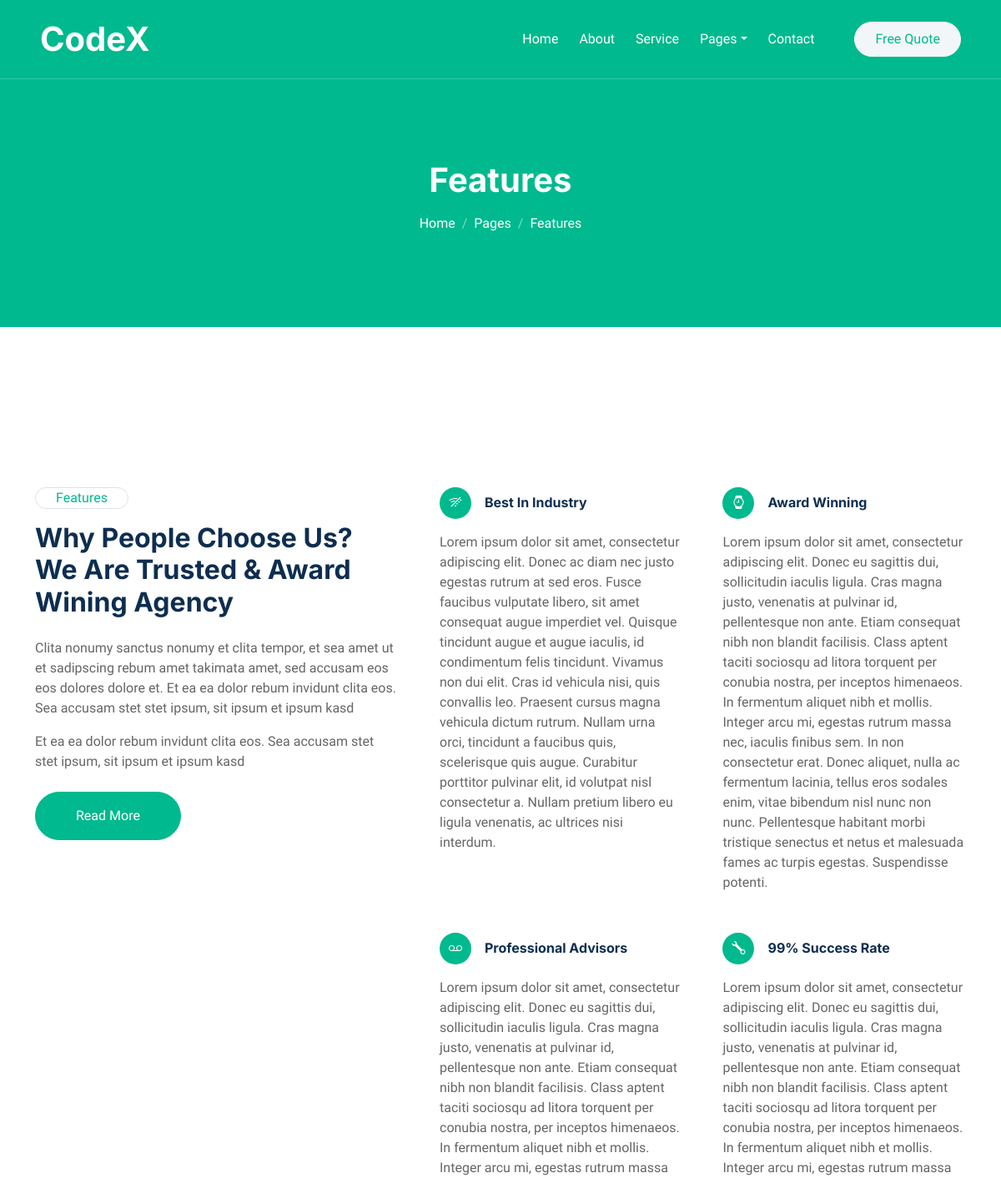
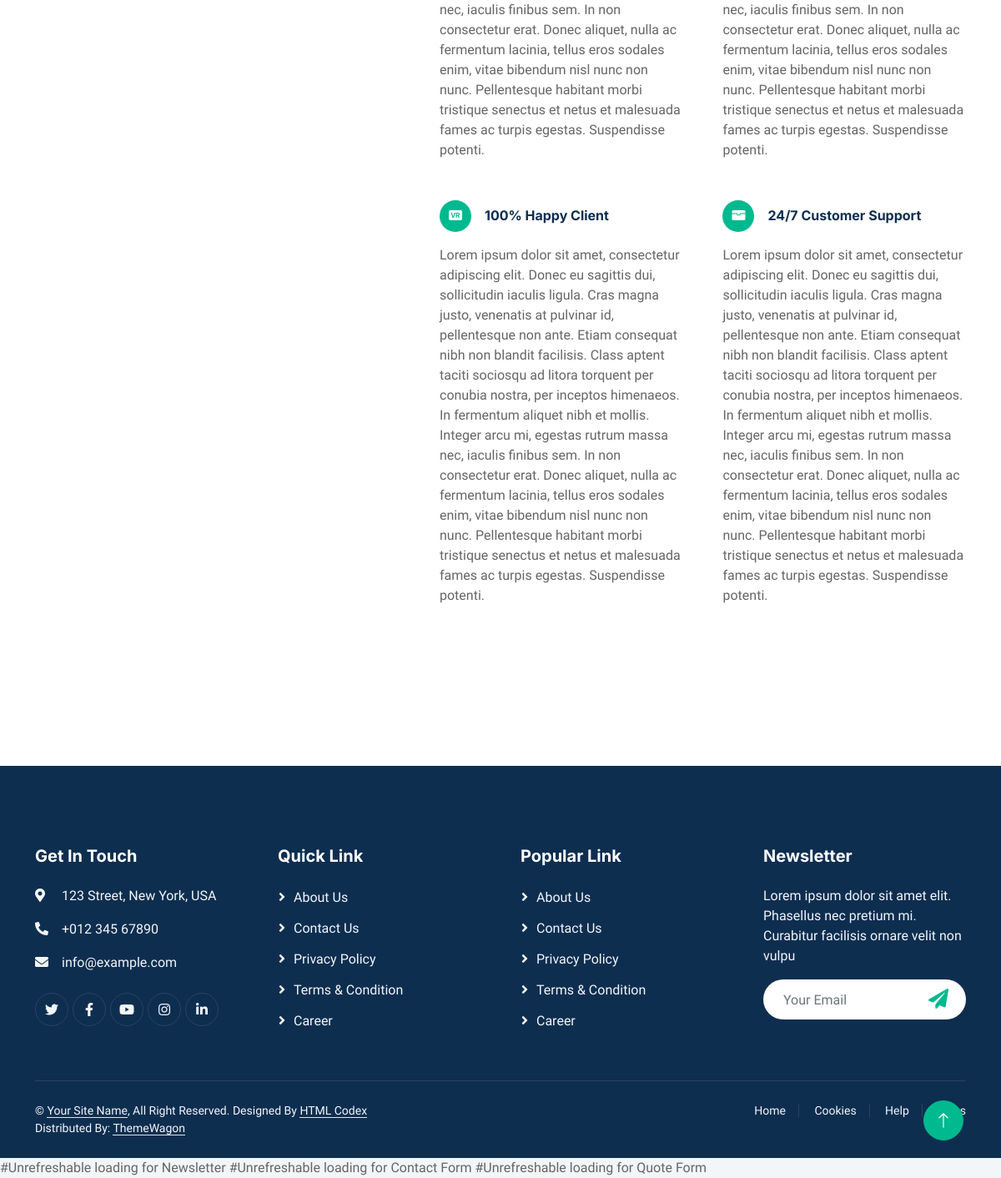
The page /feature on the database its author committed (2 pictures, top to bottom).
### Site/models.py (models this page shows)
class Site_Info(models.Model):
    section_testimonial_title = models.CharField(max_length=255)
    section_banner_title = models.CharField(max_length=255)
    section_about_title = models.CharField(max_length=255)
    section_features_title = models.CharField(max_length=255)
    section_team_title = models.CharField(max_length=255)
    section_service_title = models.CharField(max_length=255)
    section_started_title = models.CharField(max_length=255)
    site_logo = models.CharField(max_length=255)

class Features_Details(models.Model):
    title = models.CharField(max_length=255)
    description = models.TextField()
    img = models.CharField(max_length=255)

### Service/models.py (models this page shows)
class Footer(models.Model):
    title = models.CharField(max_length=255)
    phone = models.CharField(max_length=30)
    address = models.CharField(max_length=255)
    email = models.EmailField(max_length=254)
    fb_link = models.URLField()
    youtude_link = models.URLField()
    twitter_link = models.URLField()
    insta_link = models.URLField()
    linked_link = models.URLField()

### Site/views.py (the view)
# urls.py: path('feature', feature , name='feature'),
def feature(request):
    features_details = Features_Details.objects.all()
    section = Site_Info.objects.first()
    return render(request, 'pages/feature.html', locals())

### Site/context_processor.py (called while the page is built)
def Footer_details(request):
    footer = Footer.objects.all()
    return{
        'footer': footer
    }

### templates/pages/feature.html
{% extends 'base/base.html' %}
{% load static %}
{% block 'content' %}
            <div class="container-xxl bg-primary page-header">
                <div class="container text-center">
                    <h1 class="text-white animated zoomIn mb-3">Features</h1>
                    <nav aria-label="breadcrumb">
                        <ol class="breadcrumb justify-content-center">
                            <li class="breadcrumb-item"><a class="text-white" href="#">Home</a></li>
                            <li class="breadcrumb-item"><a class="text-white" href="#">Pages</a></li>
                            <li class="breadcrumb-item text-white active" aria-current="page">Features</li>
                        </ol>
                    </nav>
                </div>
            </div>
        </div>
        <div class="container-xxl py-6">
            <div class="container">
                <div class="row g-5">
                    <div class="col-lg-5 wow fadeInUp" data-wow-delay="0.1s">
                        <div class="d-inline-block border rounded-pill text-primary px-4 mb-3">Features</div>
                        <h2 class="mb-4">{{ section.section_features_title }}</h2>
                        <p>Clita nonumy sanctus nonumy et clita tempor, et sea amet ut et sadipscing rebum amet takimata amet, sed accusam eos eos dolores dolore et. Et ea ea dolor rebum invidunt clita eos. Sea accusam stet stet ipsum, sit ipsum et ipsum kasd</p>
                        <p>Et ea ea dolor rebum invidunt clita eos. Sea accusam stet stet ipsum, sit ipsum et ipsum kasd</p>
                        <a class="btn btn-primary rounded-pill py-3 px-5 mt-2" href="">Read More</a>
                    </div>
                    <div class="col-lg-7">
                        <div class="row g-5">
                            {% for features_details in features_details  %}
                                <div class="col-sm-6 wow fadeIn" data-wow-delay="0.1s">
                                    <div class="d-flex align-items-center mb-3">
                                        <div class="flex-shrink-0 btn-square bg-primary rounded-circle me-3">
                                            <i class="{{features_details.img}} text-white"></i>
                                        </div>
                                        <h6 class="mb-0">{{ features_details.title }}</h6>
                                    </div>
                                    <span>{{ features_details.description }}</span>
                                </div>
                            {% endfor %}
                        </div>
                    </div>
                </div>
            </div>
        </div>
{% endblock 'content' %}

### templates/base/base.html (shortened to what this page needs)
{% load static %}
<!DOCTYPE html>
<html lang="en">
<head>
    <link href="https://cdnjs.cloudflare.com/ajax/libs/font-awesome/5.10.0/css/all.min.css" rel="stylesheet">
    <link href="https://cdn.jsdelivr.net/npm/bootstrap-icons@1.4.1/font/bootstrap-icons.css" rel="stylesheet">
    <link href=" {% static 'assets/lib/animate/animate.min.css' %}" rel="stylesheet">
    <link href="{% static 'assets/lib/owlcarousel/assets/owl.carousel.min.css' %}" rel="stylesheet">
    <link href="{% static 'assets/css/bootstrap.min.css' %}" rel="stylesheet">
    <link href="{% static 'assets/css/style.css' %}" rel="stylesheet">
    <link rel="stylesheet" type="text/css" href="//unpkg.com/swagger-ui-dist@3/swagger-ui.css" />
</head>
<body>
    <div class="container-xxl bg-white p-0">
        <div class="container-xxl position-relative p-0">
            <nav class="navbar navbar-expand-lg navbar-light px-4 px-lg-5 py-3 py-lg-0">
                <a href="{% url 'index' %}" class="navbar-brand p-0">
                    <h1 class="m-0">{{section.site_logo}}</h1>
                </a>
                <div class="collapse navbar-collapse" id="navbarCollapse">
                    <div class="navbar-nav ms-auto py-0">
                        <a href="{% url 'index' %}" class="nav-item nav-link {% if request.path == '/' %} active {% endif %}">Home</a>
                        <a href="{% url 'about' %}" class="nav-item nav-link {% if request.path == '/about' %} active {% endif %}">About</a>
                        <a href="{% url 'service' %} " class="nav-item nav-link {% if request.path == '/service' %} active {% endif %}">Service</a>
                        <div class="nav-item dropdown">
                            <a href="#" class="nav-link dropdown-toggle" data-bs-toggle="dropdown">Pages</a>
                        </div>
                        <a href=" {% url 'contact' %}" class="nav-item nav-link {% if request.path == '/contact' %} active {% endif %}">Contact</a>
                    </div>
                    <a href="" class="btn btn-light rounded-pill text-primary py-2 px-4 ms-lg-5">Free Quote</a>
                </div>
            </nav>
    {% block 'content' %}
    {% endblock 'content' %}
        <div class="container-fluid bg-dark text-light footer pt-5 wow fadeIn" data-wow-delay="0.1s" style="margin-top: 6rem;">
            <div class="container py-5">
                <div class="row g-5">
                    {% for item in footer %}
                    <div class="col-md-6 col-lg-3">
                            <h5 class="text-white mb-4">{{ item.title }}</h5>
                            <p><i class="fa fa-map-marker-alt me-3"></i> {{ item.address }}</p>
                            <p><i class="fa fa-phone-alt me-3"></i>{{ item.phone }}</p>
                            <p><i class="fa fa-envelope me-3"></i>{{ item.email }}</p>
                            <div class="d-flex pt-2">
                                <a class="btn btn-outline-light btn-social" href="{{item.twitter_link}}"><i class="fab fa-twitter"></i></a>
                                <a class="btn btn-outline-light btn-social" href="{{item.fb_link}}"><i class="fab fa-facebook-f"></i></a>
                                <a class="btn btn-outline-light btn-social" href="{{item.youtude_link}}"><i class="fab fa-youtube"></i></a>
                                <a class="btn btn-outline-light btn-social" href="{{item.insta_link}}"><i class="fab fa-instagram"></i></a>
                                <a class="btn btn-outline-light btn-social" href="{{item.linked_link}}"><i class="fab fa-linkedin-in"></i></a>
                            </div>
                        </div>
                    {% endfor %}
                    <div class="col-md-6 col-lg-3">
                        <h5 class="text-white mb-4">Quick Link</h5>
                        <a class="btn btn-link" href="">About Us</a>
                        <a class="btn btn-link" href="">Contact Us</a>
                        <a class="btn btn-link" href="">Privacy Policy</a>
                        <a class="btn btn-link" href="">Terms & Condition</a>
                        <a class="btn btn-link" href="">Career</a>
                    </div>
                    <div class="col-md-6 col-lg-3">
                        <h5 class="text-white mb-4">Popular Link</h5>
                        <a class="btn btn-link" href="">About Us</a>
                        <a class="btn btn-link" href="">Contact Us</a>
                        <a class="btn btn-link" href="">Privacy Policy</a>
                        <a class="btn btn-link" href="">Terms & Condition</a>
                        <a class="btn btn-link" href="">Career</a>
                    </div>
                    <div class="col-md-6 col-lg-3">
                        <h5 class="text-white mb-4">Newsletter</h5>
                        <p>Lorem ipsum dolor sit amet elit. Phasellus nec pretium mi. Curabitur facilisis ornare velit non vulpu</p>
                        <div class="position-relative w-100 mt-3">
                            <input class="form-control border-0 rounded-pill w-100 ps-4 pe-5" type="text" placeholder="Your Email" style="height: 48px;">
                            <button type="button" class="btn shadow-none position-absolute top-0 end-0 mt-1 me-2"><i class="fa fa-paper-plane text-primary fs-4"></i></button>
                        </div>
                    </div>
                </div>
            </div>
            <div class="container">
                <div class="copyright">
                    <div class="row">
                        <div class="col-md-6 text-center text-md-start mb-3 mb-md-0">
                            &copy; <a class="border-bottom" href="#">Your Site Name</a>, All Right Reserved.
							Designed By <a class="border-bottom" href="https://htmlcodex.com">HTML Codex</a>
                            <br>Distributed By: <a class="border-bottom" href="https://themewagon.com" target="_blank">ThemeWagon</a>
                        </div>
                        <div class="col-md-6 text-center text-md-end">
                            <div class="footer-menu">
                                <a href="">Home</a>
                                <a href="">Cookies</a>
                                <a href="">Help</a>
                                <a href="">FQAs</a>
                            </div>
                        </div>
                    </div>
                </div>
            </div>
        </div>
        <a href="#" class="btn btn-lg btn-primary btn-lg-square back-to-top"><i class="bi bi-arrow-up"></i></a>
    </div>
    #Unrefreshable loading for Newsletter
#Unrefreshable loading for Contact Form
#Unrefreshable loading for Quote Form
</body>
</html>

### static/assets/css/style.css (style rules this page uses)
:root { --primary: #00B98E; --light: #F3F6F8; --dark: #0E2E50; }
.back-to-top { position: fixed; display: none; right: 45px; bottom: 45px; z-index: 99; }
.py-6 { padding-top: 6rem; padding-bottom: 6rem; }
.btn { font-weight: 500; transition: .5s; }
.btn.btn-primary, .btn.btn-outline-primary:hover { color: #FFFFFF; }
.btn-square { width: 38px; height: 38px; }
.btn-lg-square { width: 48px; height: 48px; }
.btn-square, .btn-sm-square, .btn-lg-square { padding: 0; display: flex; align-items: center; justify-content: center; font-weight: normal; border-radius: 50px; }
.navbar .navbar-nav .nav-link { position: relative; margin-left: 25px; padding: 35px 0; color: #FFFFFF; font-weight: 500; outline: none; transition: .5s; }
.navbar .navbar-brand h1 { color: #FFFFFF; }
@media (min-width: 992px) { .navbar { position: absolute; width: 100%; top: 0; left: 0; border-bottom: 1px solid rgba(256, 256, 256, .2); z-index: 999; } }
@media (min-width: 992px) { .navbar .navbar-nav .nav-link::before { position: absolute; content: ""; width: 100%; height: 2px; bottom: 10px; left: 0; background: #FFFFFF; opacity: 0; transition: .5s; } }
.page-header { margin-bottom: 6rem; padding: 12rem 0 6rem 0; }
.page-header .breadcrumb-item+.breadcrumb-item::before { color: rgba(256, 256, 256, .5); }
.footer .btn.btn-social { margin-right: 5px; width: 40px; height: 40px; display: flex; align-items: center; justify-content: center; color: var(--light); border: 1px solid rgba(256, 256, 256, .1); border-radius: 40px; transition: .3s; }
.footer .btn.btn-link { display: block; margin-bottom: 10px; padding: 0; text-align: left; color: var(--light); font-weight: normal; transition: .3s; }
.footer .btn.btn-link::before { position: relative; content: "\f105"; font-family: "Font Awesome 5 Free"; font-weight: 900; margin-right: 10px; }
.footer .copyright { padding: 25px 0; font-size: 14px; border-top: 1px solid rgba(256, 256, 256, .1); }
.footer .copyright a { color: var(--light); }
.footer .footer-menu a { margin-right: 15px; padding-right: 15px; border-right: 1px solid rgba(255, 255, 255, .1); }
.footer .footer-menu a:last-child { margin-right: 0; padding-right: 0; border-right: none; }

### rows shown on the page
Site_Info: site_logo "CodeX", section_features_title "Why People Choose Us? We Are Trusted & Award Wining Agency"
Features_Details: title "Best In Industry", description "Lorem ipsum dolor sit amet, consectetur adipiscing elit. Donec ac diam nec justo egestas rutrum at sed eros. Fusce faucibus vulputate libero, sit amet consequat augue imperdiet vel. Quisque tincidunt augue et augue iaculis, id condimentum felis tincidunt. Vivamus non dui elit. Cras id vehicula nisi, quis convallis leo. Praesent cursus magna vehicula dictum rutrum. Nullam urna orci, tincidunt a faucibus quis, scelerisque quis augue. Curabitur porttitor pulvinar elit, id volutpat nisl consectetur a. Nullam pretium libero eu ligula venenatis, ac ultrices nisi interdum."
Features_Details: title "Award Winning", description "Lorem ipsum dolor sit amet, consectetur adipiscing elit. Donec eu sagittis dui, sollicitudin iaculis ligula. Cras magna justo, venenatis at pulvinar id, pellentesque non ante. Etiam consequat nibh non blandit facilisis. Class aptent taciti sociosqu ad litora torquent per conubia nostra, per inceptos himenaeos. In fermentum aliquet nibh et mollis. Integer arcu mi, egestas rutrum massa nec, iaculis finibus sem. In non consectetur erat. Donec aliquet, nulla ac fermentum lacinia, tellus eros sodales enim, vitae bibendum nisl nunc non nunc. Pellentesque habitant morbi tristique senectus et netus et malesuada fames ac turpis egestas. Suspendisse potenti."
Features_Details: title "Professional Advisors", description "Lorem ipsum dolor sit amet, consectetur adipiscing elit. Donec eu sagittis dui, sollicitudin iaculis ligula. Cras magna justo, venenatis at pulvinar id, pellentesque non ante. Etiam consequat nibh non blandit facilisis. Class aptent taciti sociosqu ad litora torquent per conubia nostra, per inceptos himenaeos. In fermentum aliquet nibh et mollis. Integer arcu mi, egestas rutrum massa nec, iaculis finibus sem. In non consectetur erat. Donec aliquet, nulla ac fermentum lacinia, tellus eros sodales enim, vitae bibendum nisl nunc non nunc. Pellentesque habitant morbi tristique senectus et netus et malesuada fames ac turpis egestas. Suspendisse potenti."
Features_Details: title "99% Success Rate", description "Lorem ipsum dolor sit amet, consectetur adipiscing elit. Donec eu sagittis dui, sollicitudin iaculis ligula. Cras magna justo, venenatis at pulvinar id, pellentesque non ante. Etiam consequat nibh non blandit facilisis. Class aptent taciti sociosqu ad litora torquent per conubia nostra, per inceptos himenaeos. In fermentum aliquet nibh et mollis. Integer arcu mi, egestas rutrum massa nec, iaculis finibus sem. In non consectetur erat. Donec aliquet, nulla ac fermentum lacinia, tellus eros sodales enim, vitae bibendum nisl nunc non nunc. Pellentesque habitant morbi tristique senectus et netus et malesuada fames ac turpis egestas. Suspendisse potenti."
Features_Details: title "100% Happy Client", description "Lorem ipsum dolor sit amet, consectetur adipiscing elit. Donec eu sagittis dui, sollicitudin iaculis ligula. Cras magna justo, venenatis at pulvinar id, pellentesque non ante. Etiam consequat nibh non blandit facilisis. Class aptent taciti sociosqu ad litora torquent per conubia nostra, per inceptos himenaeos. In fermentum aliquet nibh et mollis. Integer arcu mi, egestas rutrum massa nec, iaculis finibus sem. In non consectetur erat. Donec aliquet, nulla ac fermentum lacinia, tellus eros sodales enim, vitae bibendum nisl nunc non nunc. Pellentesque habitant morbi tristique senectus et netus et malesuada fames ac turpis egestas. Suspendisse potenti."
Features_Details: title "24/7 Customer Support", description "Lorem ipsum dolor sit amet, consectetur adipiscing elit. Donec eu sagittis dui, sollicitudin iaculis ligula. Cras magna justo, venenatis at pulvinar id, pellentesque non ante. Etiam consequat nibh non blandit facilisis. Class aptent taciti sociosqu ad litora torquent per conubia nostra, per inceptos himenaeos. In fermentum aliquet nibh et mollis. Integer arcu mi, egestas rutrum massa nec, iaculis finibus sem. In non consectetur erat. Donec aliquet, nulla ac fermentum lacinia, tellus eros sodales enim, vitae bibendum nisl nunc non nunc. Pellentesque habitant morbi tristique senectus et netus et malesuada fames ac turpis egestas. Suspendisse potenti."
Footer: title "Get In Touch", address "123 Street, New York, USA", phone "+012 345 67890", email "info@example.com"
